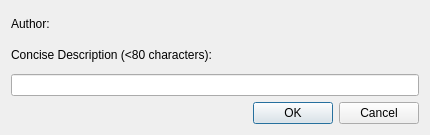
<?xml version="1.0" encoding="UTF-8"?>
<ui version="4.0">
 <class>commentdlg</class>
 <widget class="QDialog" name="commentdlg">
  <property name="geometry">
   <rect>
    <x>0</x>
    <y>0</y>
    <width>426</width>
    <height>135</height>
   </rect>
  </property>
  <property name="windowTitle">
   <string>Comment</string>
  </property>
  <layout class="QGridLayout" name="gridLayout">
   <item row="2" column="0" colspan="2">
    <widget class="QLineEdit" name="commentLineEdit">
     <property name="sizePolicy">
      <sizepolicy hsizetype="Expanding" vsizetype="Fixed">
       <horstretch>1</horstretch>
       <verstretch>0</verstretch>
      </sizepolicy>
     </property>
     <property name="minimumSize">
      <size>
       <width>408</width>
       <height>0</height>
      </size>
     </property>
     <property name="text">
      <string/>
     </property>
     <property name="maxLength">
      <number>80</number>
     </property>
     <property name="dragEnabled">
      <bool>true</bool>
     </property>
    </widget>
   </item>
   <item row="1" column="0">
    <widget class="QLabel" name="label_2">
     <property name="text">
      <string>Concise Description (&lt;80 characters):</string>
     </property>
    </widget>
   </item>
   <item row="0" column="0">
    <layout class="QHBoxLayout" name="horizontalLayout">
     <item>
      <widget class="QLabel" name="authorInfo">
       <property name="text">
        <string>Author:</string>
       </property>
      </widget>
     </item>
    </layout>
   </item>
   <item row="3" column="1">
    <widget class="QDialogButtonBox" name="buttonBox">
     <property name="orientation">
      <enum>Qt::Horizontal</enum>
     </property>
     <property name="standardButtons">
      <set>QDialogButtonBox::Cancel|QDialogButtonBox::Ok</set>
     </property>
    </widget>
   </item>
  </layout>
 </widget>
 <tabstops>
  <tabstop>buttonBox</tabstop>
 </tabstops>
 <resources/>
 <connections>
  <connection>
   <sender>buttonBox</sender>
   <signal>rejected()</signal>
   <receiver>commentdlg</receiver>
   <slot>reject()</slot>
   <hints>
    <hint type="sourcelabel">
     <x>416</x>
     <y>125</y>
    </hint>
    <hint type="destinationlabel">
     <x>142</x>
     <y>166</y>
    </hint>
   </hints>
  </connection>
  <connection>
   <sender>buttonBox</sender>
   <signal>accepted()</signal>
   <receiver>commentdlg</receiver>
   <slot>accept()</slot>
   <hints>
    <hint type="sourcelabel">
     <x>416</x>
     <y>125</y>
    </hint>
    <hint type="destinationlabel">
     <x>119</x>
     <y>155</y>
    </hint>
   </hints>
  </connection>
  <connection>
   <sender>commentLineEdit</sender>
   <signal>textChanged(QString)</signal>
   <receiver>commentdlg</receiver>
   <slot>on_commentTextEdit_textChanged()</slot>
   <hints>
    <hint type="sourcelabel">
     <x>219</x>
     <y>93</y>
    </hint>
    <hint type="destinationlabel">
     <x>207</x>
     <y>104</y>
    </hint>
   </hints>
  </connection>
 </connections>
</ui>
